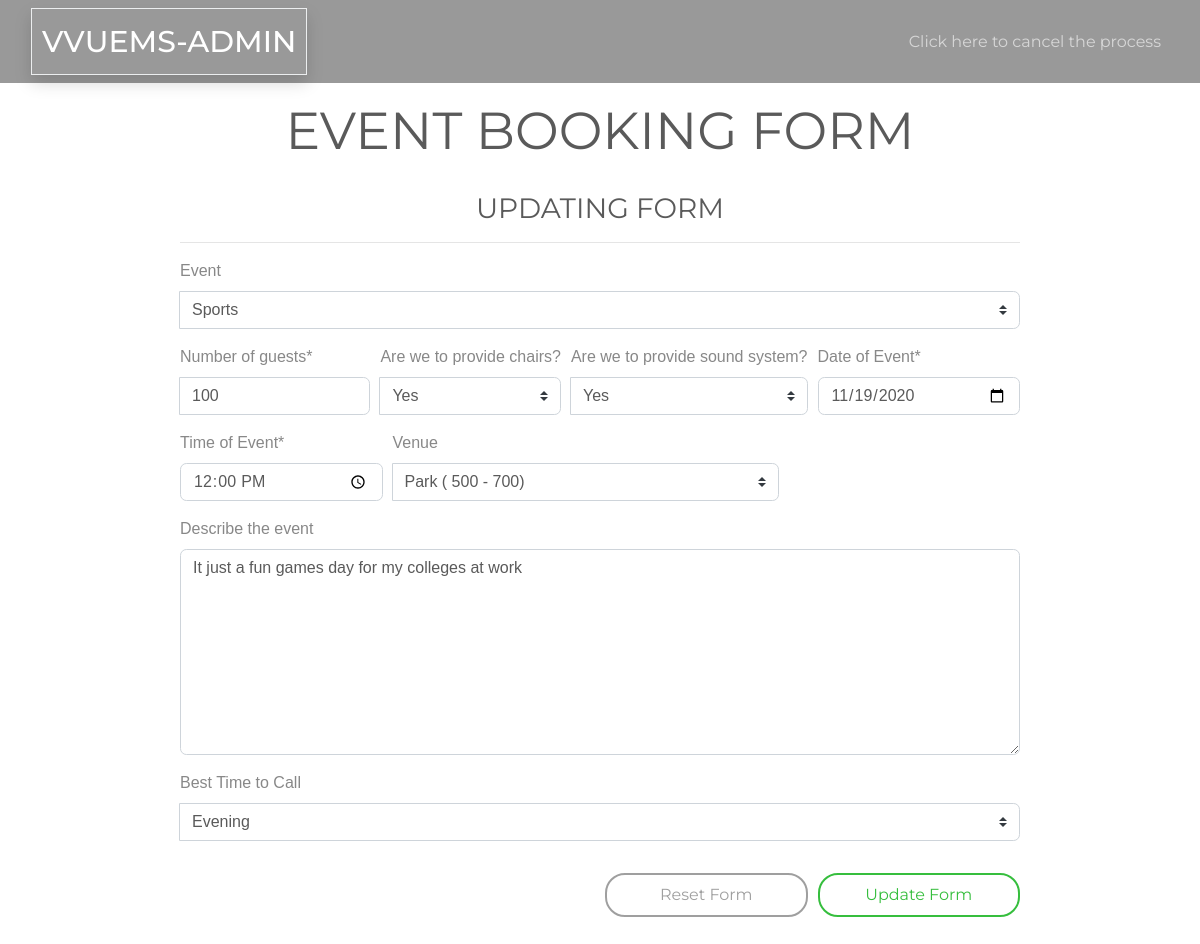
The app's page /admin_update_form.php?edit=46 (signed in) with its own data.
### tables this page shows
CREATE TABLE `events` (
  `ID` int(32) NOT NULL,
  `EventID` varchar(32) NOT NULL,
  `Event` text NOT NULL,
  `Num_Guest` int(4) NOT NULL,
  `Chairs` varchar(4) NOT NULL,
  `Sound` varchar(4) NOT NULL,
  `Date` date NOT NULL,
  `Time` time NOT NULL,
  `Venue` varchar(50) NOT NULL,
  `Description` text NOT NULL,
  `Best_Time` varchar(32) NOT NULL,
  `Customer_ID` varchar(250) DEFAULT NULL
);

### require/deleteUpdate.php (called while the page is built, shortened)
<?php
require_once 'form_processing.php';
if (isset($_GET['edit'])) {
    $id = $_GET['edit'];
    if ($id) {
        $edit_query = ("SELECT * FROM events WHERE id=$id");
        $check_edit = mysqli_query($conn, $edit_query);
        if (!$check_edit) {
            die("Cannot connect");
        }else{
                $row = mysqli_fetch_array($check_edit);
                $date = $row["Date"];
                $time = $row["Time"];
                $num_guest = $row["Num_Guest"];
                $chairs = $row["Chairs"];
                $sound = $row["Sound"];
                $venue = $row["Venue"];
                $event = $row["Event"];
                $best_time = $row["Best_Time"];
                $description = $row["Description"];
        }
    }
}
?>

### admin_update_form.php (the view, shortened to what this page needs)
<?php if (isset($_SESSION["id"])) {?>
<?php require_once 'require/header.php'; ?>
    <nav class="navbar navbar-dark navbar-expand-md fixed-top" id="myNavbar">
        <?php require_once 'require/admin_update_form_nav.php'; ?>
    </nav>
    <div class="my-form">
        <h1 class="text-center" data-aos="zoom-in" data-aos-duration="800">EVENT BOOKING FORM</h1>
        <h3 class="text-center" data-aos="zoom-in" data-aos-duration="800">UPDATING FORM</h3>
        <hr>
        <form action="require/update_form_processing.php" method="post">
            <?php require 'require/deleteUpdate.php';?>
            <div class="form-row" data-aos="fade-up" data-aos-delay="200" data-aos-duration="800">
                <div class="col-12">
                    <div class="form-group"><label for="from-calltime">Event</label>
                        <div class="input-group">
                            <select class="custom-select" id="from-calltime" name="event">
                                <optgroup label="What type of event do you wish to organize?">
                                    <?php
                                    if ($event === "Sports") {
                                        echo '<option value="Sports" selected="">Sports</option>';
                                    }
                                    else{
                                        echo '<option value="Sports">Sports</option>';
                                    }
                                    ?>
                                </optgroup>
                            </select>
                        </div>
                    </div>
                </div>
            </div>
            <div data-aos="fade-up" data-aos-delay="400" data-aos-duration="800" class="form-row">
                <div class="col">
                    <div class="form-group"><label for="from-name">Number of guests</label><span class="required-input">*</span>
                        <div class="input-group">
                            <div class="input-group-prepend"></div><input class="form-control" value="<?php echo $num_guest;?>" type="text" id="numGuest" name="numGuest" required="" placeholder="Expected Guests" maxlength="4"></div>
                    </div>
                </div>
                <div class="col-auto">
                    <div class="form-group"><label for="from-calltime">Are we to provide chairs?</label>
                        <div class="input-group">
                            <select class="custom-select" id="from-calltime" name="chairs">
                                <?php
                                if ($chairs === "Yes") {
                                    echo '<option value="Yes" selected="">Yes</option>';
                                }
                                else{
                                    echo '<option value="Yes">Yes</option>';
                                }
                                ?>
                            </select>
                        </div>
                    </div>
                </div>
                <div class="col-auto">
                    <div class="form-group"><label for="from-calltime">Are we to provide sound system?</label>
                        <div class="input-group">
                            <select class="custom-select" id="from-calltime" name="sound">
                                <?php
                                if ($sound === "Yes") {
                                    echo '<option value="Yes" selected="">Yes</option>';
                                }
                                else{
                                    echo '<option value="Yes">Yes</option>';
                                }
                                ?>
                            </select>
                        </div>
                    </div>
                </div>
                <div class="col-3">
                    <div class="form-group"><label class="from-name">Date of Event</label><span class="required-input">*</span><input class="form-control" value="<?php echo $date;?>" type="date" required="" name="deDate"></div>
                </div>
                <div class="col-3">
                    <div class="form-group"><label class="from-name">Time of Event</label><span class="required-input">*</span><input class="form-control" value="<?php echo $time;?>" type="time" required="" name="deTime"></div>
                </div>
                <div class="col-auto">
                    <div class="form-group"><label for="from-calltime">Venue</label>
                        <div class="input-group">
                            <select class="custom-select visible" id="from-calltime" name="venue" required="">
                                <optgroup label="Where would you like to host the event?">
                                    <?php
                                    if ($venue === "Park") {
                                        echo '<option value="Park" selected="">Park ( 500 - 700)</option>';
                                    }
                                    else{
                                        echo '<option value="Park">Park ( 500 - 700)</option>';
                                    }
                                    ?>
                                </optgroup>
                            </select>
                        </div>
                    </div>
                </div>
                <div class="col-12">
                    <div class="form-group"><label for="from-comments">Describe the event</label><textarea class="form-control" id="from-comments"name="comments" placeholder="Enter Description" rows="8" spellcheck="true" wrap="soft"><?php echo $description?></textarea></div>
                </div>
            </div>
            <div data-aos="fade-up" data-aos-duration="800" class="form-row">
                <div class="col-sm-6 col-md-12 col-lg-12">
                    <div class="form-group"><label for="from-calltime">Best Time to Call</label>
                        <div class="input-group">
                            <select class="custom-select" id="from-calltime" name="call_time">
                                <optgroup label="Best Time to Call">
                                    <?php
                                    if ($best_time === "Evening") {
                                        echo '<option value="Evening" selected="">Evening</option>';
                                    }
                                    else{
                                        echo '<option value="Evening">Evening</option>';
                                    }
                                    ?>
                                </optgroup>
                            </select>
                        </div>
                    </div>
                </div>
            </div>
            <div data-aos-duration="800" data-aos="zoom-in-left" data-aos-delay="200" class="form-row justify-content-end pt-3">
                <div class="col-3"><button class="btn btn-info btn-block" type="reset"> Reset Form</button></div>
                <div class="col-3"><input class="btn btn-success btn-block" type="submit" name="AdminUpdate" value="Update Form"></div>
            </div>
        </form>
    </div>
<?php require_once 'require/footer_links.php'; ?>
<?php
}else header("Location: admin_login.php");?>

### assets/css/Customers.css (style rules this page uses)
span { font-style: inherit; font-weight: inherit; }

### assets/css/main.css (style rules this page uses)
html, body { font-family: Arial, Helvetica,-apple-system, BlinkMacSystemFont, 'Segoe UI', Roboto, Oxygen, Ubuntu, Cantarell, 'Open Sans', 'Helvetica Neue', sans-serif; }
body { background-color: white; }
.my-form { width: 70%; margin: 100px auto; }
h1, .h1, h2, .h2, h3, .h3, h4, .h4, h5, .h5, h6, .h6, p, .navbar, .brand, .btn-simple, a, .td-name, td { -moz-osx-font-smoothing: grayscale; -webkit-font-smoothing: antialiased; }
h1, .h1, h2, .h2, h3, .h3, h4, .h4 { font-weight: 400; margin: 30px 0 15px; }
h1, .h1 { font-size: 52px; }
.btn { border-width: 2px; background-color: transparent; font-weight: 400; opacity: 0.8; filter: alpha(opacity=80); padding: 8px 16px; border-color: #888888; color: #888888; }
.btn-success { border-color: #05AE0E; color: #05AE0E; }
*, *::before, *::after { box-sizing: border-box; }
* { -webkit-tap-highlight-color: rgba(255, 255, 255, 0); -webkit-tap-highlight-color: transparent; }
* { -webkit-tap-highlight-color: rgba(255,255,255,0); -webkit-tap-highlight-color: transparent; }
.btn { border-radius: 20px; }
#myNavbar { background: rgba(0,0,0,0.4); }

### records on screen
events: event "Sports", numGuest "100", chairs "Yes", sound "Yes", deDate "11/19/2020", deTime "12:00:00", venue "Park ( 500 - 700)", comments "It just a fun games day for my colleges at work", call_time "Evening"
